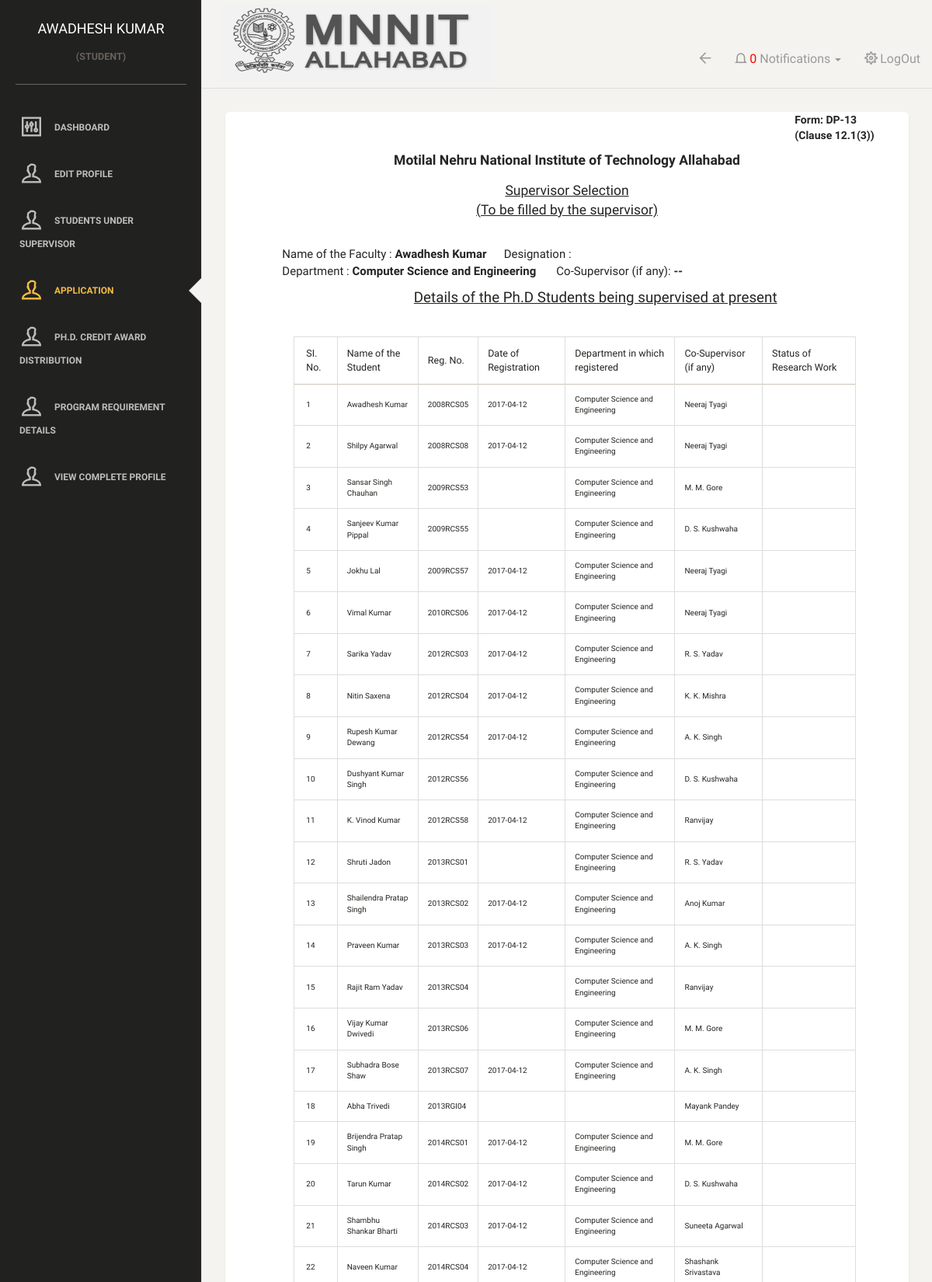
Screenshot of /applyDP13.php (signed in, upper part) with the database file from the repository.
### tables this page shows
CREATE TABLE `studentmaster` (
  `reg_no` varchar(10) NOT NULL,
  `password` varchar(50) NOT NULL,
  `photo_path` varchar(50) NOT NULL,
  `category` varchar(10) NOT NULL,
  `program` varchar(20) NOT NULL,
  `name` varchar(50) NOT NULL,
  `father_name` varchar(50) NOT NULL,
  `address` varchar(100) NOT NULL,
  `contact_no` decimal(15,0) NOT NULL,
  `mail_id` varchar(30) NOT NULL,
  `hostel` varchar(50) NOT NULL,
  `gender` varchar(20) NOT NULL,
  `highest_qualification` varchar(100) NOT NULL,
  `nationality` varchar(25) NOT NULL,
  `admission_category_code` varchar(10) NOT NULL,
  `stipendiary` tinyint(1) NOT NULL,
  `program_type` varchar(25) NOT NULL,
  `program_category` varchar(25) NOT NULL,
  `dept_id` int(2) NOT NULL,
  `year_of_joining` varchar(20) NOT NULL
);

CREATE TABLE `currentsupervisor` (
  `reg_no` varchar(10) NOT NULL,
  `supervisor1_id` varchar(10) NOT NULL,
  `supervisor2_id` varchar(10) NOT NULL
);

CREATE TABLE `studentregistration` (
  `reg_no` varchar(10) NOT NULL,
  `sem_no` decimal(2,0) NOT NULL,
  `sem_type` tinyint(1) NOT NULL,
  `registration_by` varchar(50) NOT NULL,
  `date_of_reg` date NOT NULL,
  `remarks` text NOT NULL,
  `total_credits_registered` decimal(3,0) NOT NULL
);

CREATE TABLE `department` (
  `dept_id` varchar(10) NOT NULL,
  `dept_name` varchar(50) NOT NULL,
  `hod` varchar(50) NOT NULL
);

CREATE TABLE `faculty` (
  `faculty_id` varchar(20) NOT NULL,
  `password` varchar(255) NOT NULL,
  `name` varchar(50) NOT NULL,
  `dept_id` varchar(10) NOT NULL,
  `designation` varchar(50) DEFAULT NULL,
  `contact` decimal(15,0) NOT NULL,
  `mail_id` varchar(50) NOT NULL,
  `external` binary(1) NOT NULL,
  `affiliation` varchar(100) NOT NULL,
  `photo_path` varchar(255) NOT NULL,
  `address` varchar(200) NOT NULL
);

### includes/preProcess.php (called while the page is built, shortened)
<?php
if(!isset($_SESSION['reg_no']))
{
    header("location: ./");
}
else
    $reg_no = $_SESSION['reg_no'];
include("connect.php");
$is_admin = 0;
if(isset($_SESSION['is_admin']) && $_SESSION['is_admin'] == 1)
{
    $is_admin = 1;
    $name = "ADMIN";
    $url =  "//{$_SERVER['HTTP_HOST']}{$_SERVER['REQUEST_URI']}";
    $user['name'] = "ADMIN";
    $escaped_url = htmlspecialchars( $url, ENT_QUOTES, 'UTF-8' );
}else if(! strcmp($_SESSION['role'], "student"))
{
    $query = "SELECT * FROM studentmaster WHERE reg_no='$reg_no'";
    $results = mysqli_query($connection, $query);
    $user = mysqli_fetch_array($results);
    if(empty($user['photo_path']))
    {
        $user['photo_path']='./images/default.jpg';
    }
}
?>

### applyDP13.php (the view, shortened to what this page needs)
	<?php
	include("./includes/preProcess.php");
	?>
	<!doctype html>
	<html lang="en">
	<head>
		<link href="assets/css/bootstrap.min.css" rel="stylesheet" />
		<link href="assets/css/animate.min.css" rel="stylesheet"/>
		<link href="assets/css/paper-dashboard.css" rel="stylesheet"/>
		<link href="http://maxcdn.bootstrapcdn.com/font-awesome/latest/css/font-awesome.min.css" rel="stylesheet">
		<link href="assets/css/themify-icons.css" rel="stylesheet">
		<link href="./css/myCss.css" rel="stylesheet">
		<link href="assets/css/datepicker.css" rel="stylesheet" />
	</head>
	<body>
		<div class="wrapper">
			<div class="sidebar" data-background-color="black" data-active-color="warning">
		<div class="sidebar-wrapper">
			<div class="logo">
				<?php include('./includes/topleft.php') ?>
			</div>
			<?php
			include("./includes/sideNav.php");
			?>
		</div>
	</div>
	<div class="main-panel">
		<nav class="navbar navbar-default">
			<div class="container-fluid">
				<div class="navbar-header">
					<?php include('./includes/logo.php'); ?>
				</div>
				<div class="collapse navbar-collapse">
					<ul class="nav navbar-nav navbar-right">
                        <?php include("./includes/topright.php") ?>
                    </ul>
				</div>
			</div>
		</nav>
		<div class="content">
			<div class="container-fluid">
				<div class="row">
					<div class="col-md-12">
						<div class="card">
							<b>
								<div class="col-md-offset-10"> Form: DP-13</div>
								<div class="col-md-offset-10"> (Clause 12.1(3))</div>
								<center><h5><b>Motilal Nehru National Institute of Technology Allahabad</b></h5></center>
								<center><u><h5>Supervisor Selection<br />(To be filled by the supervisor)</h5></u></center><br>
								<div class="col-md-offset-1" style="font-size:15px">
									<form class="form-inline" id="dp13" name="dp13" action="submitDP13.php" method="post" onsubmit="return checkform(this.form);">
									</b>
									<?php
										$tempVar = $user['faculty_id'];
										$tempQuery = "SELECT * FROM faculty WHERE faculty_id='$tempVar'";
										$tempResult = mysqli_query($connection, $tempQuery);
										$tempResult = mysqli_fetch_array($tempResult);
									?>
									Name of the Faculty : <b><?php echo $user['name']; ?></b> &nbsp;&nbsp;&nbsp;&nbsp;&nbsp;Designation : <b><?php echo $tempResult['designation'] ?> </b><br>
									Department : <b> Computer Science and Engineering </b>&nbsp;&nbsp;&nbsp;&nbsp;&nbsp;
									Co-Supervisor (if any): <b><?php echo " -- " ?></b><br>
									<center><u><h5>Details of the Ph.D Students being supervised at present</h5></u></center><br>
								</div>
								<?php
									$tempVar = $user['faculty_id'];
									$tempQuery = "SELECT * FROM currentsupervisor WHERE supervisor1_id='$tempVar' OR supervisor2_id='$tempVar'";
									$tempResult = mysqli_query($connection, $tempQuery);
									$supervisedStudents = $tempResult;
								?>
								<div class="row col-md-offset-1">
									<div class="col-md-11" style="font-size:10px;">
										<table class="table table-bordered table-condensed">
											<thead>
												<th>SI. No.</th>
												<th>Name of the Student</th>
												<th>Reg. No.</th>
												<th>Date of Registration</th>
												<th>Department in which registered</th>
												<th>Co-Supervisor (if any)</th>
												<th>Status of Research Work</th>
											</thead>
											<tbody>
												<?php
												$i = 1;
												while( $thisSupervisedStudent = mysqli_fetch_array($supervisedStudents) )
												{
													$thisSupervisedStudentRegno = $thisSupervisedStudent['reg_no'];
													$tempQuery = "SELECT * FROM studentmaster WHERE reg_no='$thisSupervisedStudentRegno'";
													$tempResult = mysqli_query($connection, $tempQuery);
													$tempResult = mysqli_fetch_array($tempResult);
													$thisStudent = $tempResult;
												?>
												<tr>
													<td><?php echo $i; $i++; ?></td>
													<td>
														<?php echo $thisStudent['name']; ?>
													</td>
													<td>
														<?php echo $thisStudent['reg_no']; ?>
													</td>
													<td>
														<?php
															$tempQuery = "SELECT date_of_reg FROM studentregistration WHERE reg_no ='$thisSupervisedStudentRegno' ORDER BY sem_no ASC";
															$tempResult = mysqli_query($connection, $tempQuery);
															$tempResult = mysqli_fetch_array($tempResult);
															echo $tempResult['date_of_reg'];
														?>
													</td>
													<td>
														<?php
															$tempVar = $thisStudent['dept_id'];
															$tempQuery = "SELECT dept_name FROM department WHERE dept_id='$tempVar'";
															$tempResult = mysqli_query($connection, $tempQuery);
															$tempResult = mysqli_fetch_array($tempResult);
															echo $tempResult['dept_name'];
														?>
													</td>
													<td>
														<?php
															$tempVar = $thisStudent['reg_no'];
															$tempQuery = "SELECT * FROM currentsupervisor WHERE reg_no='$tempVar'";
															$tempResult = mysqli_query($connection, $tempQuery);
															$tempResult = mysqli_fetch_array($tempResult);
															$tempVar = "";
															if( !strcmp($tempResult['supervisor1_id'], $user['faculty_id']) )
															{
																$tempVar = $tempResult['supervisor2_id'];
															}
															else
															{
																$tempVar = $tempResult['supervisor1_id'];
															}
															if(strlen($tempVar))
															{
																$tempQuery = "SELECT * FROM faculty WHERE faculty_id='$tempVar'";
																$tempResult = mysqli_query($connection, $tempQuery);
																$tempResult = mysqli_fetch_array($tempResult);
																echo $tempResult['name'];
															}
														?>
													</td>
													<td>
													</td>
												</tr>
												<?php
												}
												?>
										</tbody>
									</table>
								</div>
							</div>
							<br /> <br /> <br />
							<br>
					</div>
				</div>
			</div>
		</div>
	</div>
</div>
</body>
</html>

### includes/topleft.php
<a href="./dashboard.php" class="simple-text">
                <?php echo $user['name'] ?>
            </a>
            <?php if ($is_admin == 1)
            {
            ?>
            <center><h6>(admin)</h6></center>
            <?php
             } else {
             ?>
             <center><h6>(<?php echo $_SESSION['role']; ?>)</h6></center>
             <?php
             }
             ?>

### rows the page displays
studentmaster: name "AWADHESH KUMAR", name "Awadhesh Kumar"
currentsupervisor: studentmaster.name "Awadhesh Kumar", studentmaster.reg_no "2008RCS05", studentregistration.date_of_reg "2017-04-12", department.dept_name "Computer Science and Engineering", faculty.name "Neeraj Tyagi"
currentsupervisor: studentmaster.name "Shilpy Agarwal", studentmaster.reg_no "2008RCS08", studentregistration.date_of_reg "2017-04-12", department.dept_name "Computer Science and Engineering", faculty.name "Neeraj Tyagi"
currentsupervisor: studentmaster.name "Sansar Singh Chauhan", studentmaster.reg_no "2009RCS53", department.dept_name "Computer Science and Engineering", faculty.name "M. M. Gore"
currentsupervisor: studentmaster.name "Sanjeev Kumar Pippal", studentmaster.reg_no "2009RCS55", department.dept_name "Computer Science and Engineering", faculty.name "D. S. Kushwaha"
currentsupervisor: studentmaster.name "Jokhu Lal", studentmaster.reg_no "2009RCS57", studentregistration.date_of_reg "2017-04-12", department.dept_name "Computer Science and Engineering", faculty.name "Neeraj Tyagi"
currentsupervisor: studentmaster.name "Vimal Kumar", studentmaster.reg_no "2010RCS06", studentregistration.date_of_reg "2017-04-12", department.dept_name "Computer Science and Engineering", faculty.name "Neeraj Tyagi"
currentsupervisor: studentmaster.name "Sarika Yadav", studentmaster.reg_no "2012RCS03", studentregistration.date_of_reg "2017-04-12", department.dept_name "Computer Science and Engineering", faculty.name "R. S. Yadav"
currentsupervisor: studentmaster.name "Nitin Saxena", studentmaster.reg_no "2012RCS04", studentregistration.date_of_reg "2017-04-12", department.dept_name "Computer Science and Engineering", faculty.name "K. K. Mishra"
currentsupervisor: studentmaster.name "Rupesh Kumar Dewang", studentmaster.reg_no "2012RCS54", studentregistration.date_of_reg "2017-04-12", department.dept_name "Computer Science and Engineering", faculty.name "A. K. Singh"
currentsupervisor: studentmaster.name "Dushyant Kumar Singh", studentmaster.reg_no "2012RCS56", department.dept_name "Computer Science and Engineering", faculty.name "D. S. Kushwaha"
currentsupervisor: studentmaster.name "K. Vinod Kumar", studentmaster.reg_no "2012RCS58", studentregistration.date_of_reg "2017-04-12", department.dept_name "Computer Science and Engineering", faculty.name "Ranvijay"
currentsupervisor: studentmaster.name "Shruti Jadon", studentmaster.reg_no "2013RCS01", department.dept_name "Computer Science and Engineering", faculty.name "R. S. Yadav"
currentsupervisor: studentmaster.name "Shailendra Pratap Singh", studentmaster.reg_no "2013RCS02", studentregistration.date_of_reg "2017-04-12", department.dept_name "Computer Science and Engineering", faculty.name "Anoj Kumar"
currentsupervisor: studentmaster.name "Praveen Kumar", studentmaster.reg_no "2013RCS03", studentregistration.date_of_reg "2017-04-12", department.dept_name "Computer Science and Engineering", faculty.name "A. K. Singh"
currentsupervisor: studentmaster.name "Rajit Ram Yadav", studentmaster.reg_no "2013RCS04", department.dept_name "Computer Science and Engineering", faculty.name "Ranvijay"
currentsupervisor: studentmaster.name "Vijay Kumar Dwivedi", studentmaster.reg_no "2013RCS06", department.dept_name "Computer Science and Engineering", faculty.name "M. M. Gore"
currentsupervisor: studentmaster.name "Subhadra Bose Shaw", studentmaster.reg_no "2013RCS07", studentregistration.date_of_reg "2017-04-12", department.dept_name "Computer Science and Engineering", faculty.name "A. K. Singh"
currentsupervisor: studentmaster.name "Abha Trivedi", studentmaster.reg_no "2013RGI04", faculty.name "Mayank Pandey"
currentsupervisor: studentmaster.name "Brijendra Pratap Singh", studentmaster.reg_no "2014RCS01", studentregistration.date_of_reg "2017-04-12", department.dept_name "Computer Science and Engineering", faculty.name "M. M. Gore"
currentsupervisor: studentmaster.name "Tarun Kumar", studentmaster.reg_no "2014RCS02", studentregistration.date_of_reg "2017-04-12", department.dept_name "Computer Science and Engineering", faculty.name "D. S. Kushwaha"
currentsupervisor: studentmaster.name "Shambhu Shankar Bharti", studentmaster.reg_no "2014RCS03", studentregistration.date_of_reg "2017-04-12", department.dept_name "Computer Science and Engineering", faculty.name "Suneeta Agarwal"
currentsupervisor: studentmaster.name "Naveen Kumar", studentmaster.reg_no "2014RCS04", studentregistration.date_of_reg "2017-04-12", department.dept_name "Computer Science and Engineering", faculty.name "Shashank Srivastava"

### other values shown
$_SESSION['role'] "STUDENT"
$countNotifications "0"
